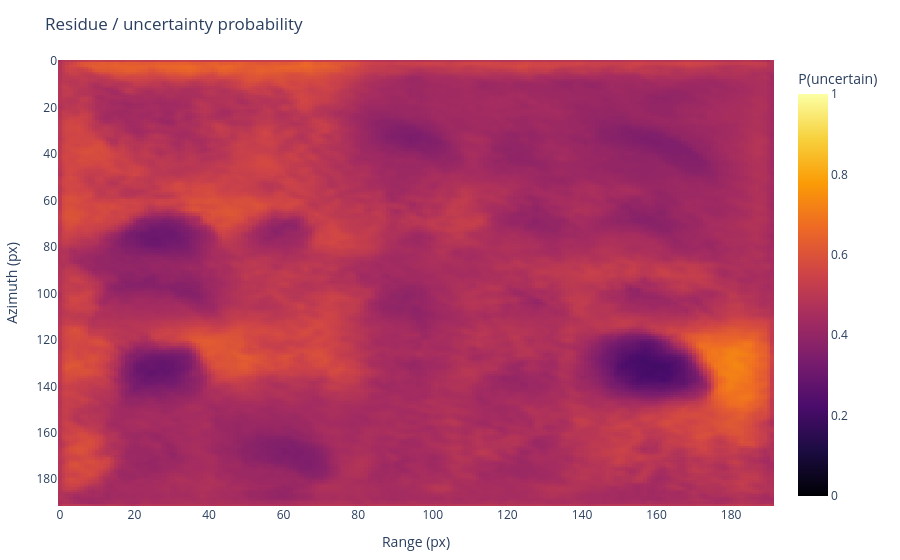

Notebook code for this chart:
### Code cell
fig_residue_heatmap = phase_plots.plot_residue_probability_heatmap(result.residue_prob)
fig_residue_heatmap.show()

### Figure 1 — Plotly figure (JSON) as saved in the notebook; plotly's stock layout.template omitted (floating-point values rounded to 4 significant figures; data arrays with more than 128 entries replaced by an {"elided": "..."} marker saying what was removed)
{"data": [{"colorbar": {"title": {"text": "P(uncertain)"}}, "colorscale": [[0, "#000004"], [0.1111, "#1b0c41"], [0.2222, "#4a0c6b"], [0.3333, "#781c6d"], [0.4444, "#a52c60"], [0.5556, "#cf4446"], [0.6667, "#ed6925"], [0.7778, "#fb9b06"], [0.8889, "#f7d13d"], [1, "#fcffa4"]], "type": "heatmap", "z": {"elided": "192x192 float values"}, "zmax": 1, "zmin": 0}], "layout": {"margin": {"b": 40, "l": 40, "r": 40, "t": 60}, "title": {"text": "Residue / uncertainty probability"}, "xaxis": {"title": {"text": "Range (px)"}}, "yaxis": {"autorange": "reversed", "title": {"text": "Azimuth (px)"}}}}
